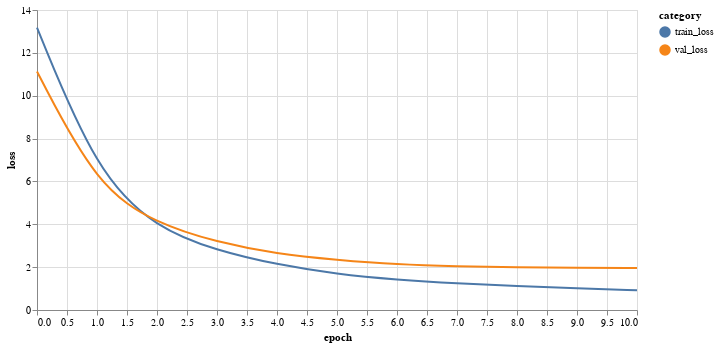

Notebook code for this chart:
### Markdown cell above
We can  plot these training and validation losses to better understand how training went (if the network has not converged feel free to run training for longer):

### Code cell
# We'll plot using Matplotlib and Altair.
# Altair is interactive which is nice, although I think matplotlib makes better static images when saving
# this notebook to GitHub.
ss_utils.plot_train_and_val_using_mpl(out['train_loss_list'], out['val_lost_list'])

ss_utils.plot_train_and_val_using_altair(out['train_loss_list'], out['val_lost_list'])

### Figure 1 — Vega-Lite specification as saved in the notebook (floating-point values rounded to 4 significant figures)
{"config": {"view": {"continuousWidth": 400, "continuousHeight": 300}}, "layer": [{"mark": {"type": "line", "interpolate": "basis"}, "encoding": {"color": {"type": "nominal", "field": "category"}, "x": {"type": "quantitative", "field": "epoch"}, "y": {"type": "quantitative", "field": "loss"}}}, {"mark": "point", "encoding": {"opacity": {"value": 0}, "x": {"type": "quantitative", "field": "epoch"}}, "selection": {"selector001": {"type": "single", "nearest": true, "on": "mouseover", "fields": ["epoch"], "empty": "none"}}}, {"mark": "point", "encoding": {"color": {"type": "nominal", "field": "category"}, "opacity": {"condition": {"value": 1, "selection": "selector001"}, "value": 0}, "x": {"type": "quantitative", "field": "epoch"}, "y": {"type": "quantitative", "field": "loss"}}}, {"mark": {"type": "rule", "color": "gray"}, "encoding": {"x": {"type": "quantitative", "field": "epoch"}}, "transform": [{"filter": {"selection": "selector001"}}]}, {"mark": {"type": "text", "align": "left", "dx": 5, "dy": -5}, "encoding": {"color": {"type": "nominal", "field": "category"}, "text": {"condition": {"type": "quantitative", "field": "loss", "selection": "selector001"}, "value": " "}, "x": {"type": "quantitative", "field": "epoch"}, "y": {"type": "quantitative", "field": "loss"}}}], "data": {"name": "data-0db80d9dd3e12cab11496fc55ef4bf14"}, "height": 300, "width": 600, "$schema": "https://vega.github.io/schema/vega-lite/v4.8.1.json", "datasets": {"data-0db80d9dd3e12cab11496fc55ef4bf14": [{"epoch": 0, "category": "train_loss", "loss": 13.18}, {"epoch": 1, "category": "train_loss", "loss": 6.358}, {"epoch": 2, "category": "train_loss", "loss": 3.804}, {"epoch": 3, "category": "train_loss", "loss": 2.774}, {"epoch": 4, "category": "train_loss", "loss": 2.119}, {"epoch": 5, "category": "train_loss", "loss": 1.675}, {"epoch": 6, "category": "train_loss", "loss": 1.411}, {"epoch": 7, "category": "train_loss", "loss": 1.236}, {"epoch": 8, "category": "train_loss", "loss": 1.111}, {"epoch": 9, "category": "train_loss", "loss": 1.008}, {"epoch": 10, "category": "train_loss", "loss": 0.9227}, {"epoch": 0, "category": "val_loss", "loss": 11.13}, {"epoch": 1, "category": "val_loss", "loss": 5.745}, {"epoch": 2, "category": "val_loss", "loss": 4.032}, {"epoch": 3, "category": "val_loss", "loss": 3.168}, {"epoch": 4, "category": "val_loss", "loss": 2.618}, {"epoch": 5, "category": "val_loss", "loss": 2.337}, {"epoch": 6, "category": "val_loss", "loss": 2.122}, {"epoch": 7, "category": "val_loss", "loss": 2.037}, {"epoch": 8, "category": "val_loss", "loss": 1.99}, {"epoch": 9, "category": "val_loss", "loss": 1.976}, {"epoch": 10, "category": "val_loss", "loss": 1.963}]}}
